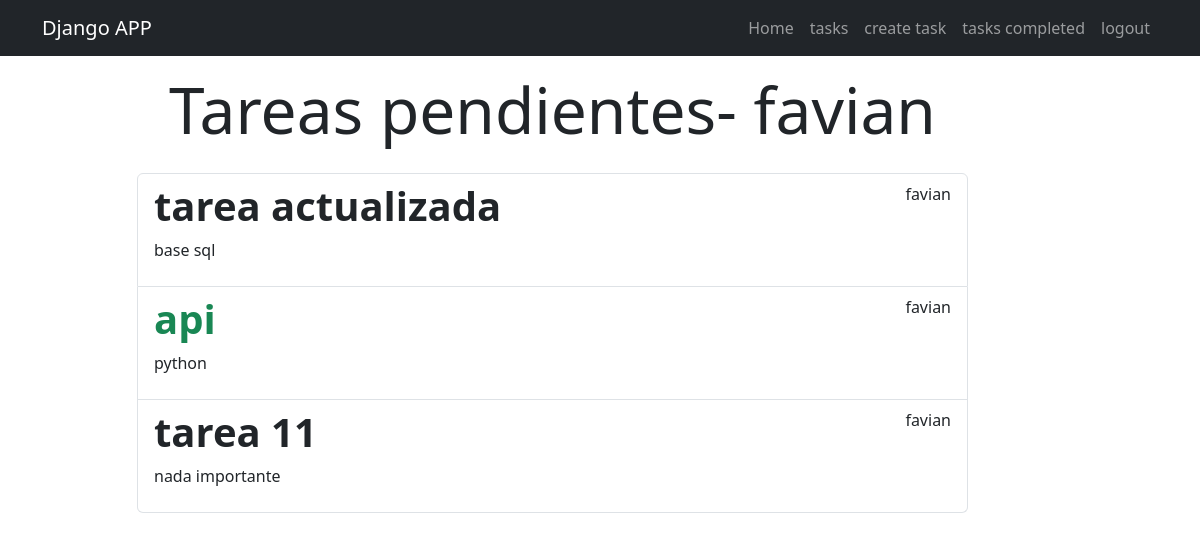
Page /tasks/ (signed in) on the earlier database version.
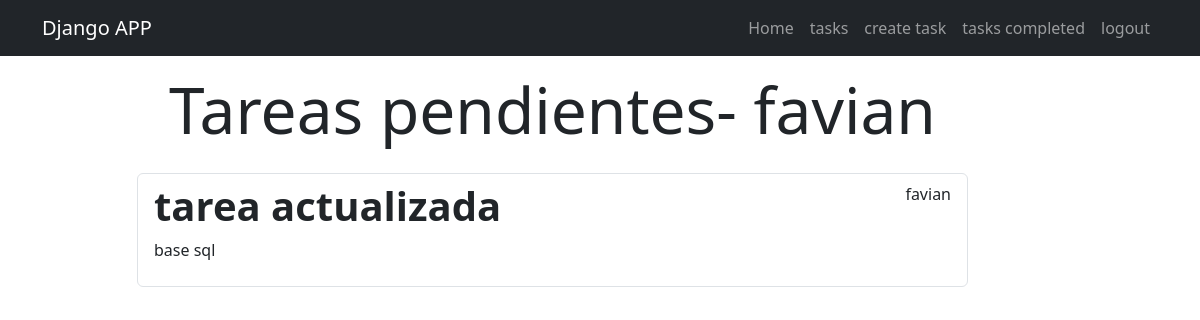
Same page on the later database version.
### tasks/models.py (models this page shows, shortened)
class Task(models.Model):
    title = models.CharField(max_length=100)
    description = models.TextField(blank=True) #aqui estoy diciendo que sino se pasa nada en ese campo pues ese campo se puede quedar vacio
    created = models.DateTimeField(auto_now_add=True)#aqui vamos agregar la hora por defecto cuando se cree una tarea
    datecompleted = models.DateTimeField(null=True, blank=True)#aqui estoy diciendo que este campo iniciara vacio cuando se cree la tarea y ademas el "blank" significa que esta columna es opcional llenarla o completarla para el administrador
    important = models.BooleanField(default=False)#aqui estoy diciendo que todas las tareas que se vayan a crear no van a ser importante mas adelante las marcaremos como true
    user = models.ForeignKey(User, on_delete=models.CASCADE)#se hace la relacion de la clase User es decir, que se esta tabla de task se va a relacionar con la User en la base de datos

### tasks/views.py (the view)
# urls.py: path('tasks/', views.tasks, name='tasks'),
@login_required #esta es una funcion de la biblioteca de django que nos permite que cualquier persona la cual no este autenticado no pueda ingresar a cualquier vista solo utilizando la url
def tasks(request):#buscar tareas no cmpletadas
    tasks = Task.objects.filter(user=request.user, datecompleted__isnull=True)#aqui estoy haciendo un filtrado es dcir que solo me muestre los resultados del usuario que esta autenticado y ademas que solo me muestre las latareas que aun no se han completado osea no se han entregado fecha, todo eso esta en la base de datos
    return render(request, 'tasks.html', {
        'tasks': tasks
    })

### tasks/templates/tasks.html (shortened to what this page needs)
{% extends "base.html" %}
{% block content %}
<main class="container">
    <div class="row">
        <div class="col-md-9 offset-md-1">
            <h1 class="text-center display-3 py-3">Tareas pendientes- {{user.username}}</h1>
                <ul class="list-group">
                    {% for task in tasks %}
                    <a class="list-group-item" href=" {% url 'tasks_detail' task.id %}">
                        <header class="d-flex justify-content-between">
                        {% if task.important %}
                        <h1 class="fw-bold text-success">{{ task.title}}</h1>
                        {% else %}
                            <h1 class="fw-bold">{{ task.title}}</h1>
                        {% endif %}
                        <p> {{task.user.username}} </p>
                        </header>
                        <p>{{task.description}}</p>
                    </a>
                    {% endfor %}
                </ul>
        </div>
    </div>
</main>
{% endblock %}

### tasks/templates/base.html (shortened to what this page needs)
<!DOCTYPE html>
<html lang="en">
<head>
    <link rel="stylesheet" href="https://cdn.jsdelivr.net/npm/bootstrap@5.3.7/dist/css/bootstrap.min.css">
</head>
<body>
    <nav class="navbar navbar-expand-lg bg-dark navbar-dark">
  <div class="container">
    <a class="navbar-brand" href="/">Django APP</a>
    <div class="collapse navbar-collapse" id="navbarNav">
      <ul class="navbar-nav ms-auto">
        <li class="nav-item">
                <a href="/" class="nav-link">Home</a>
            </li>
            {% if user.is_authenticated %}
            <li class="nav-item">
                <a href="/tasks" class="nav-link">tasks</a>
            </li>
            <li class="nav-item">
                <a href="/tasks/create" class="nav-link">create task</a>
            </li>
            <li class="nav-item">
                <a href="/tasks_completed" class="nav-link">tasks completed</a>
            </li>
            <li class="nav-item">
                <a href="/logout" class="nav-link">logout</a>
            </li>
            {% endif %}
      </ul>
    </div>
  </div>
</nav>
    {%block content%}
    {% endblock %}
</body>
</html>

Differences in the rows shown:
no longer on this page (row edited): Task: title "api", user.username "favian", description "python"
removed Task: title "tarea 11", user.username "favian", description "nada importante"
